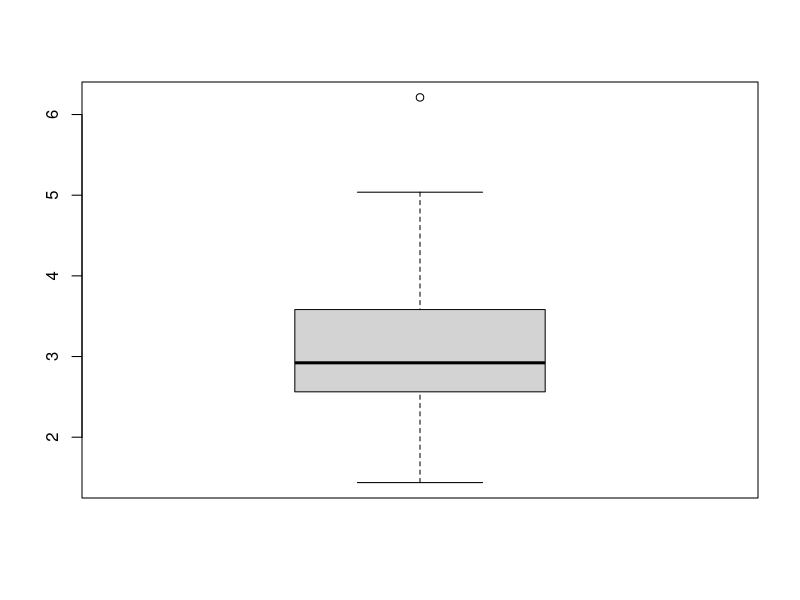
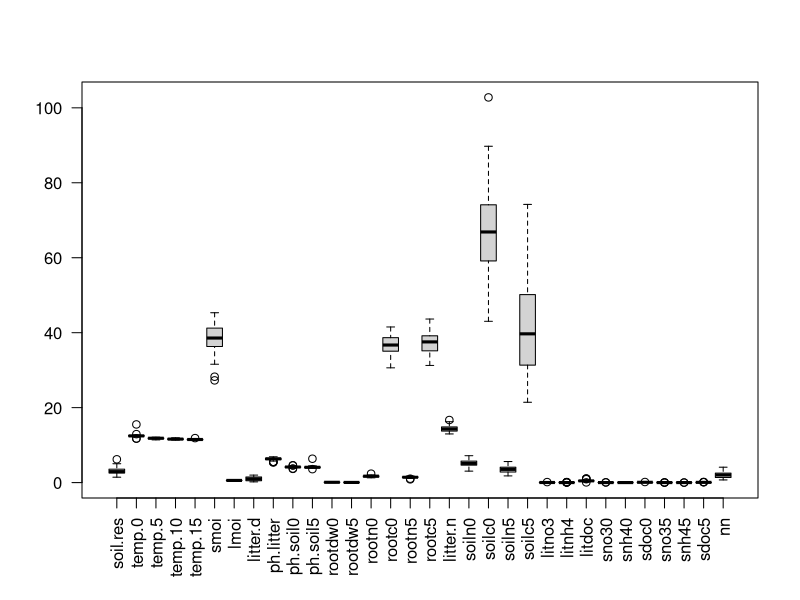
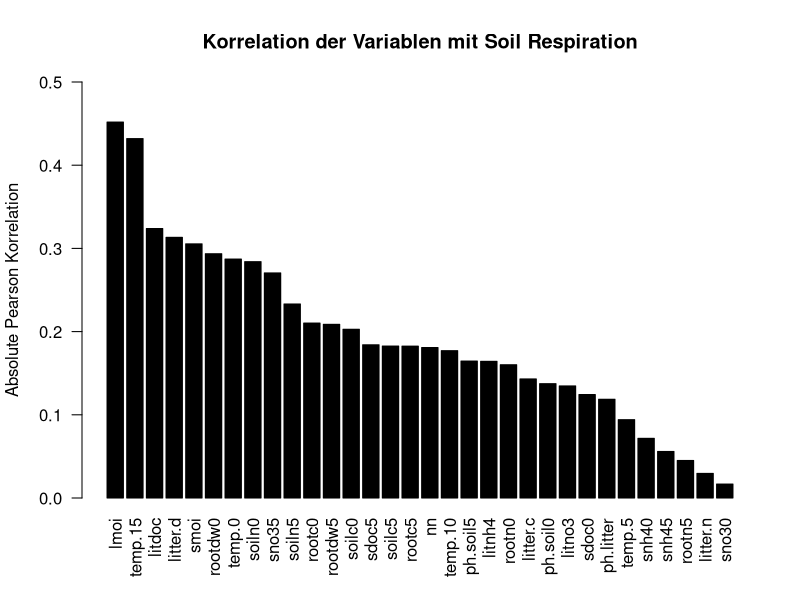
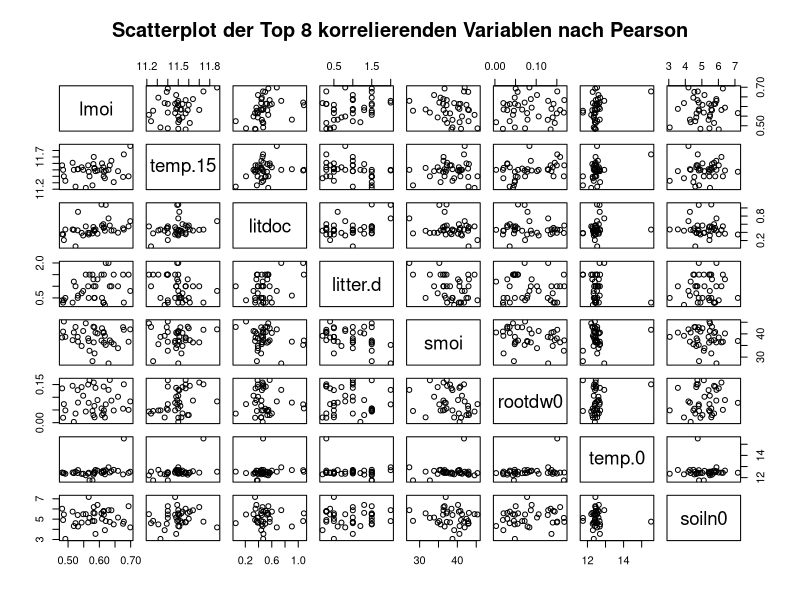
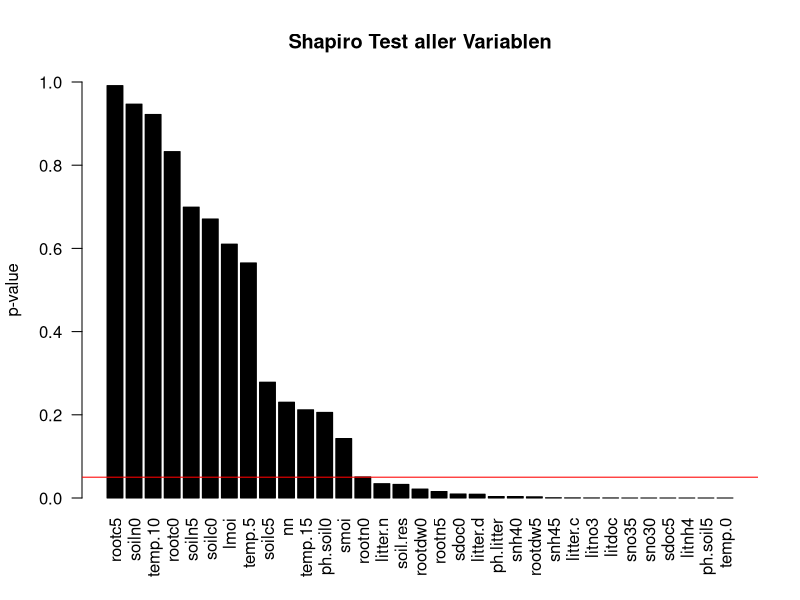
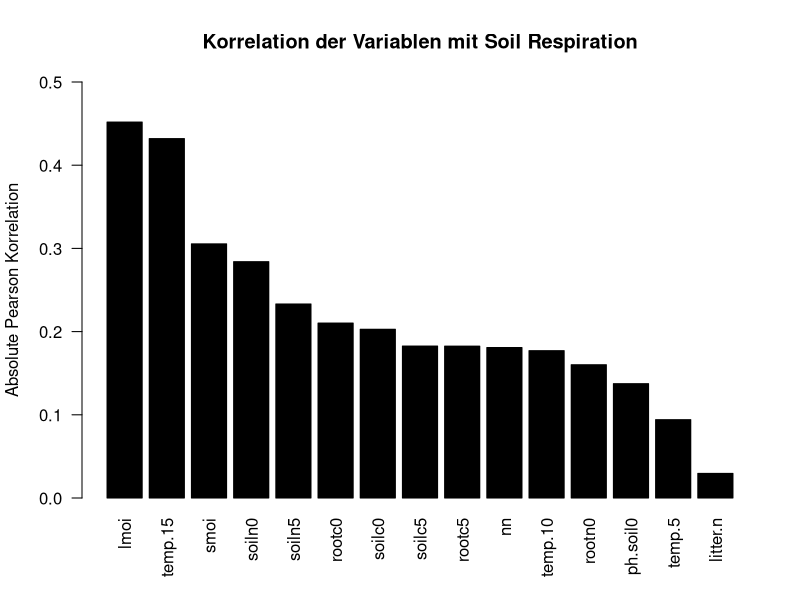
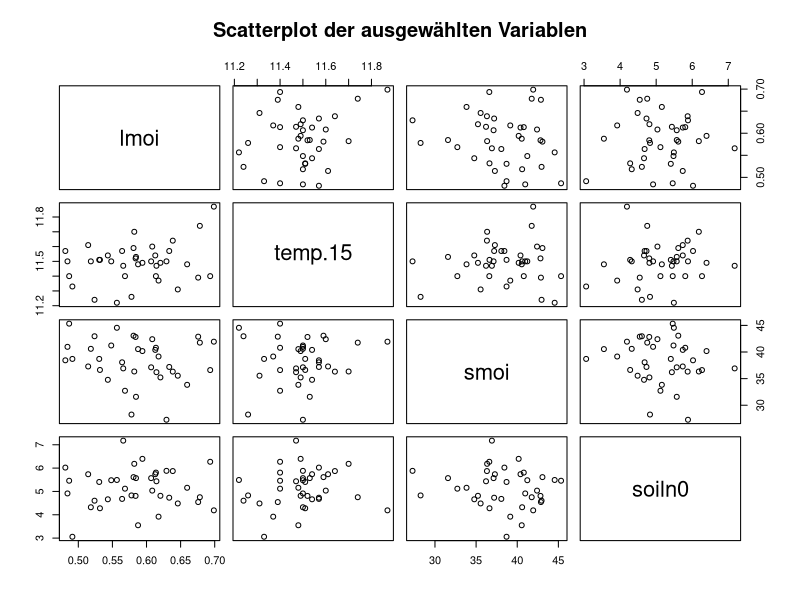
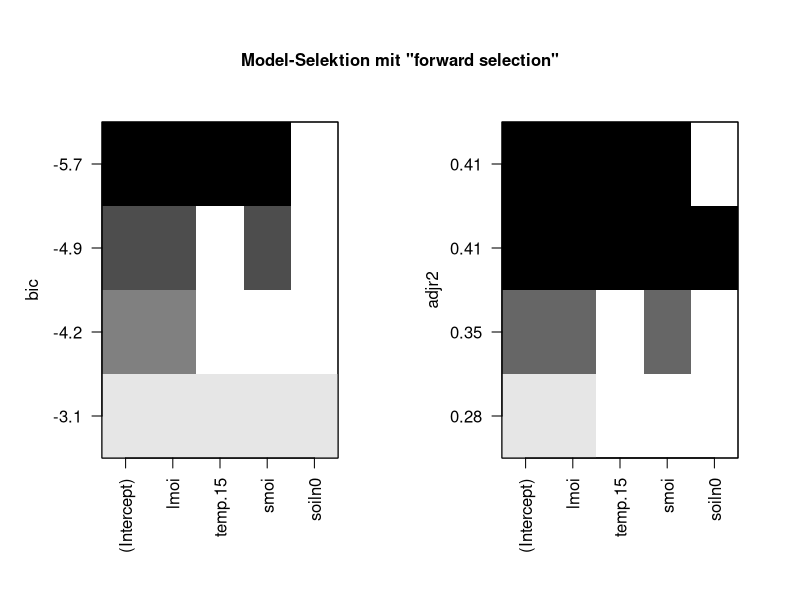

R code for these plots, in order:
hainich <- read.csv("hainich.csv", sep = ";", dec = ".")

hainich.ordered <- hainich$soil.res[order(hainich$soil.res, decreasing = T)]
boxplot(hainich.ordered)
boxplot(hainich[,-18], las=2)
# Correlation mit Pearson
hainich.pear <- abs(cor(hainich))["soil.res",-1]
hainich.pear.ordered <- hainich.pear[order(hainich.pear, decreasing = T)]
#png(file="../doc/fig/correlation-pearson.png",width=800,height=360)
barplot(hainich.pear.ordered, las = 2, ylim = c(0,0.5), col = "black",
        ylab = "Absolute Pearson Korrelation", main = "Korrelation der Variablen mit Soil Respiration")
#dev.off()

names(hainich.pear.ordered)
# fig/scatterplot-pearson-top8.png
#png(file="../doc/fig/scatterplot-pearson-top8.png",width=800,height=800)
pairs(~ lmoi + temp.15 + litdoc + litter.d  + smoi + rootdw0 + temp.0 + soiln0, data=hainich ,main="Scatterplot der Top 8 korrelierenden Variablen nach Pearson")
#dev.off()

# Shapiro normalverteilt?
hainich.shapiro <- mapply(function(x) shapiro.test(x)$p.value, hainich)
hainich.shapiro.ordered <- hainich.shapiro[order(hainich.shapiro, decreasing = T)]
#png(file="../doc/fig/normalverteilung-shapiro.png",width=800,height=360)
barplot(hainich.shapiro.ordered, las = 2, ylim = c(0,1), col = "black",
        ylab = "p-value", main = "Shapiro Test aller Variablen")
abline(h=0.05, col="red")
#dev.off()

hainich.normal <- hainich[names(hainich.shapiro.ordered[hainich.shapiro.ordered > 0.032])]

# Correlation mit Pearson
hainich.pear <- abs(cor(hainich.normal))["soil.res",-16]
hainich.pear.ordered <- hainich.pear[order(hainich.pear, decreasing = T)]
#png(file="../doc/fig/correlation-pearson.png",width=800,height=360)
barplot(hainich.pear.ordered, las = 2, ylim = c(0,0.5), col = "black",
        ylab = "Absolute Pearson Korrelation", main = "Korrelation der Variablen mit Soil Respiration")
#dev.off()






# fig/scatterplot-pearson-top8-normalverteilt.png
png(file="../doc/fig/scatterplot-pearson-normalverteilt.png",width=800,height=800)
pairs(~ lmoi + temp.15 + smoi + soiln0, data=hainich ,main="Scatterplot der ausgewählten Variablen")
dev.off()
#pairs(~ lmoi + log(temp.15) + smoi + soiln0, data=hainich ,main="Simple Scatterplot Matrix")

#shapiro.test(hainich$soiln0)$p.value
#shapiro.test(log(hainich$soiln0))$p.value

#pairs(~ soil.res + exp(temp.15) + exp(temp.10) + exp(temp.5) + exp(temp.0), data=hainich[2:38,])

# sampling training data
set.seed(1337)
testFraction <- 0.2 #Fraction of data used for testing (estimate for integer sample size)
sampleCount <- dim(hainich)[1]
index <- sample(1:sampleCount, round(testFraction * sampleCount))
hainich.test <- hainich[index,]
hainich.train <- hainich[-index,]

null <- lm(soil.res ~ 1, data = hainich.train)
# Top 15 Variablen
#full <- lm(soil.res ~ 1 + lmoi + temp.15 + litdoc + litter.d + smoi + rootdw0 + temp.0 + soiln0 + sno35 + soiln5 + rootc0 + rootdw5 + soilc0 + sdoc5 + soilc5, data = hainich.train)
# Top 6 Variablen
#full <- lm(soil.res ~ 1 + lmoi + temp.15 + litdoc + litter.d + smoi + rootdw0, data = hainich.train)
# Top 8 nur normalverteilte Variablen = 4
full <- lm(soil.res ~ 1 + lmoi + temp.15 + smoi + soiln0, data=hainich.train)

step(null, scope=list(lower=null, upper=full), direction="forward")

#info: http://www.stat.columbia.edu/~martin/W2024/R10.pdf
library("leaps")
hainich.leaps <- regsubsets(soil.res ~ 1 + lmoi + temp.15 + smoi + soiln0,
                             data=hainich.train, method = "forward")

summary(hainich.leaps)
png("../doc/fig/variablenselektion-bic-adjr2.png", width = 400, height = 270)
par(mfrow=c(1,2))
plot(hainich.leaps, scale="bic")
plot(hainich.leaps, scale="adjr2")
mtext("Model-Selektion mit \"forward selection\"", side=3, outer=TRUE, line=-3.5, cex=1, font = 2)
dev.off()
summary(hainich.leaps)$bic
